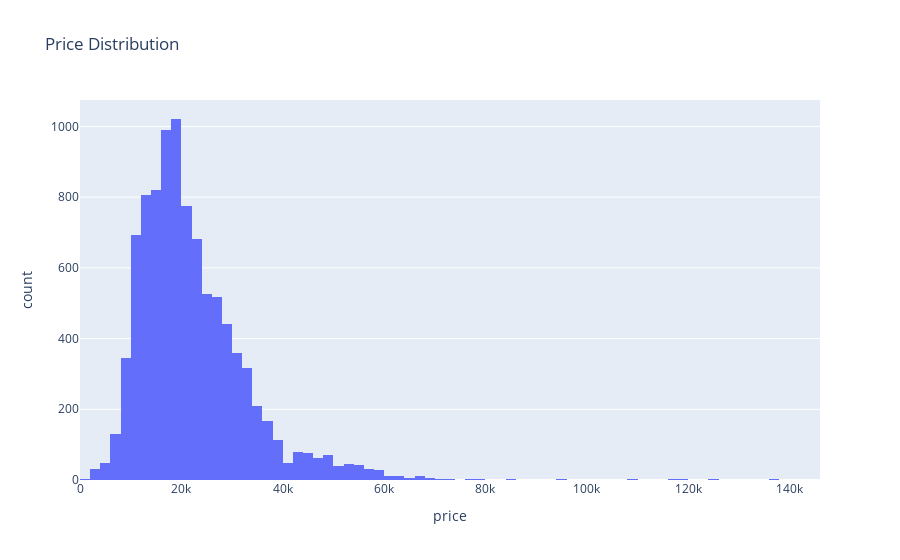

Notebook code for this chart:
### Markdown cell above
# visualization

### Code cell
# histogram
fig = px.histogram(df, x='price', nbins=100, title='Price Distribution')
fig.show()

### Figure 1 — Plotly figure (JSON) as saved in the notebook; plotly's stock layout.template omitted (floating-point values rounded to 4 significant figures; data arrays with more than 128 entries replaced by an {"elided": "..."} marker saying what was removed)
{"data": [{"alignmentgroup": "True", "bingroup": "x", "hovertemplate": "price=%{x}<br>count=%{y}<extra></extra>", "legendgroup": "", "marker": {"color": "#636efa", "pattern": {"shape": ""}}, "name": "", "nbinsx": 100, "offsetgroup": "", "orientation": "v", "showlegend": false, "type": "histogram", "x": {"elided": "9601 int values"}, "xaxis": "x", "yaxis": "y"}], "layout": {"barmode": "relative", "legend": {"tracegroupgap": 0}, "title": {"text": "Price Distribution"}, "xaxis": {"anchor": "y", "domain": [0, 1], "title": {"text": "price"}}, "yaxis": {"anchor": "x", "domain": [0, 1], "title": {"text": "count"}}}}
